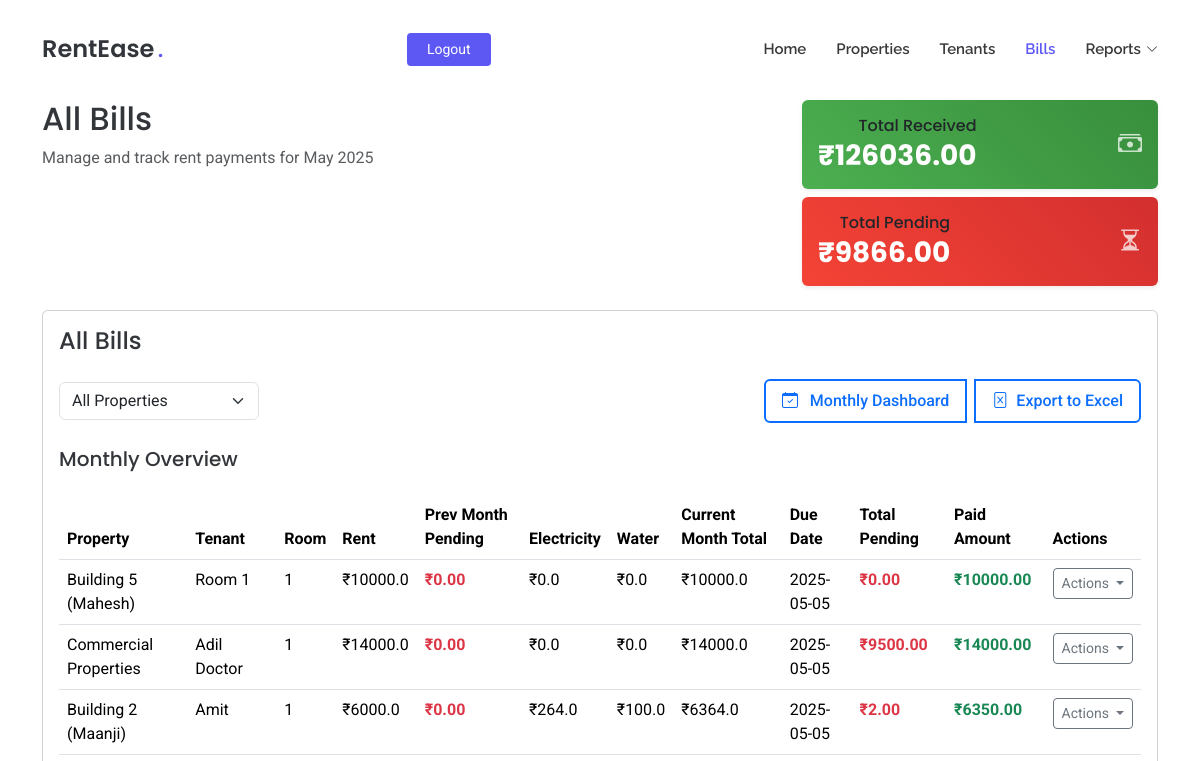
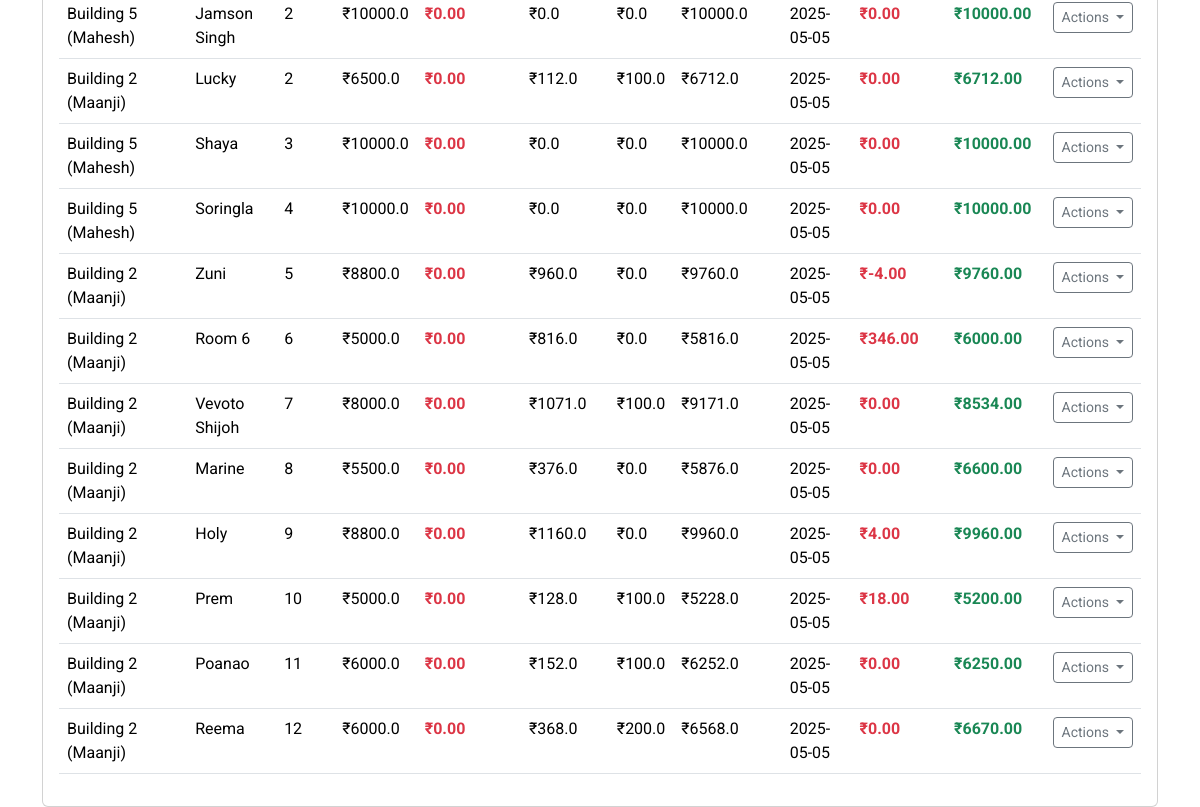
Before: /all-bills (signed in) with the older database file (2 pictures, top to bottom).
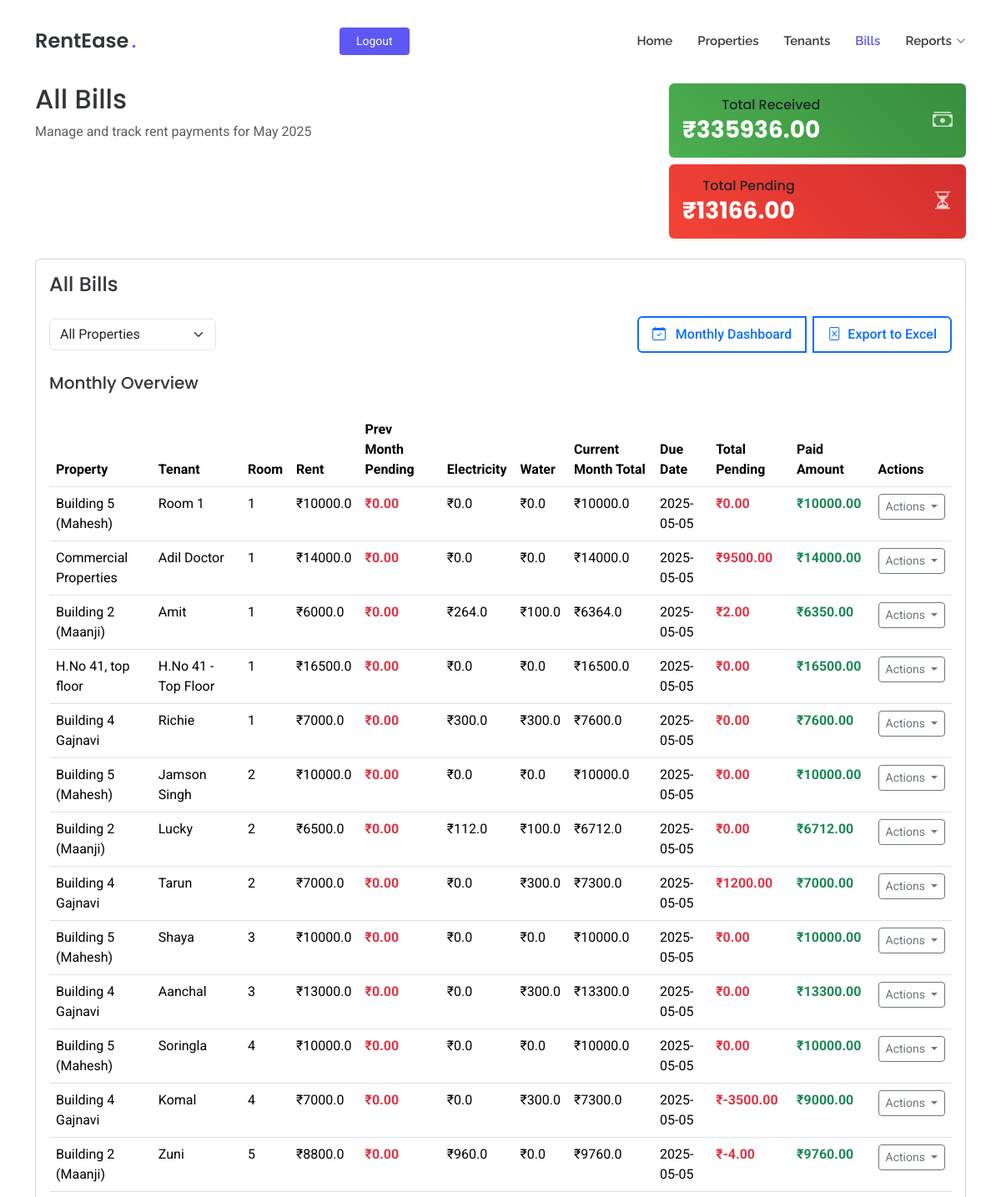
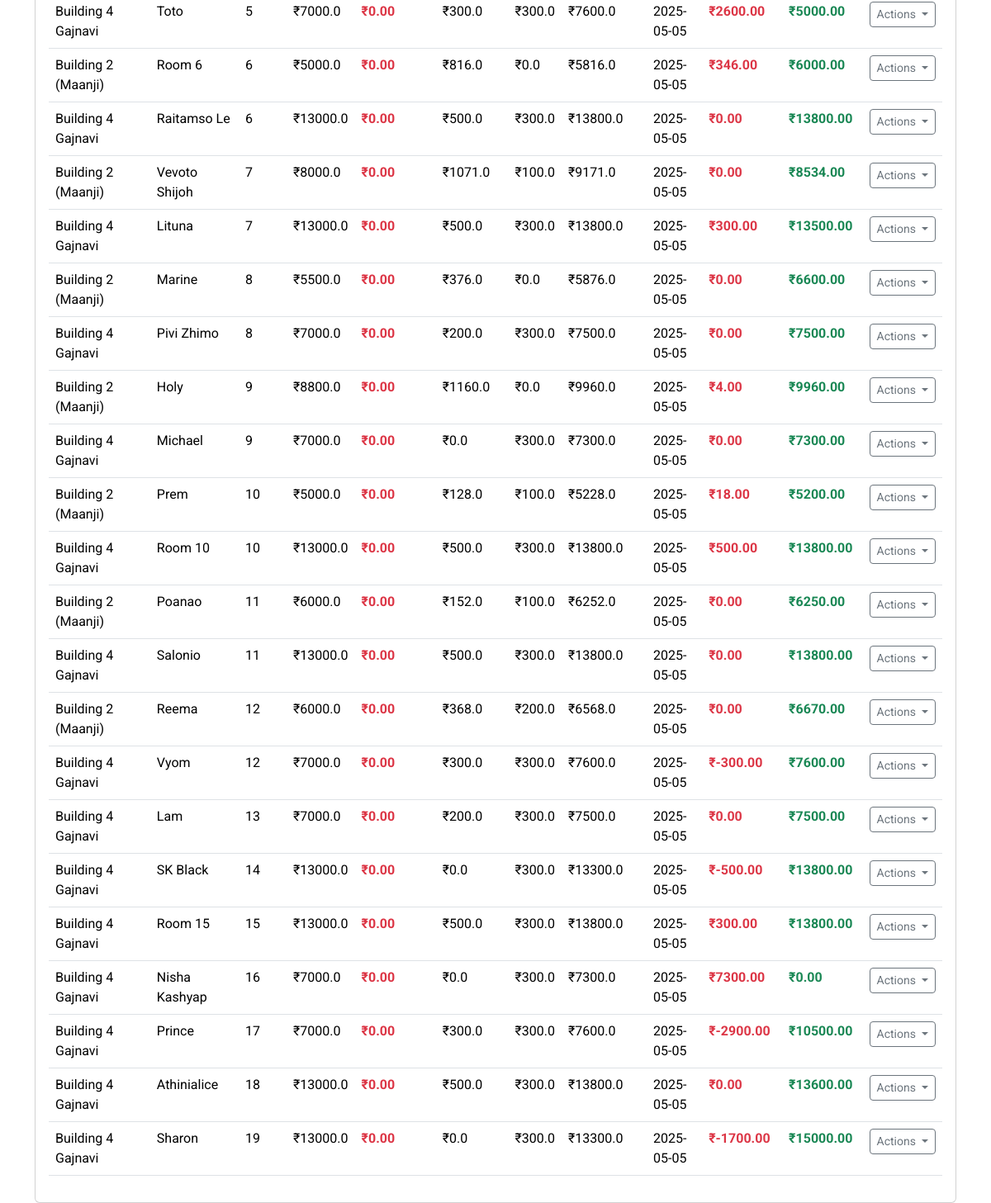
After: the same page with the newer database file (2 pictures, top to bottom).
### tables this page shows
CREATE TABLE tenants
                 (id INTEGER PRIMARY KEY AUTOINCREMENT,
                  name TEXT NOT NULL,
                  property_id INTEGER NOT NULL,
                  room_id INTEGER NOT NULL,
                  phone_number TEXT NOT NULL,
                  move_in_date DATE NOT NULL,
                  police_verification TEXT, email TEXT, move_out_date DATE,
                  FOREIGN KEY (property_id) REFERENCES properties (id),
                  FOREIGN KEY (room_id) REFERENCES rooms (id));

CREATE TABLE properties
                 (id INTEGER PRIMARY KEY AUTOINCREMENT,
                  name TEXT NOT NULL,
                  address TEXT NOT NULL,
                  user_id INTEGER NOT NULL,
                  FOREIGN KEY (user_id) REFERENCES users (id));

### app/routes.py (the view)
@app.route('/all-bills')
def all_bills():
    if 'user_id' not in session:
        return redirect(url_for('login'))
    conn = get_db()
    cursor = conn.cursor()
    cursor.execute('''
        SELECT
            p.name as property_name,
            t.name as tenant_name,
            r.room_number,
            rc.rent as rent_amount,
            COALESCE(SUM(CASE WHEN bp.payment_mode != 'penalty' THEN bp.amount ELSE 0 END), 0) as paid_amount,
            COALESCE((
                SELECT er.total_cost FROM electricity_readings er
                WHERE er.property_id = t.property_id
                  AND er.room_id = t.room_id
                  AND strftime('%Y-%m', er.reading_date) = strftime('%Y-%m', 'now')
                ORDER BY er.reading_date DESC LIMIT 1
            ), rc.electricity_charge) as electricity_rate,
            rc.water_charge as water_rate,
            t.id as tenant_id,
            t.move_in_date,
            CASE
                WHEN t.move_in_date <= date('now') THEN date('now', 'start of month', '+4 days')
                ELSE date(t.move_in_date, 'start of month', '+4 days')
            END as due_date,
            p.id as property_id,
            (rc.rent +
                COALESCE((
                    SELECT er.total_cost FROM electricity_readings er
                    WHERE er.property_id = t.property_id
                      AND er.room_id = t.room_id
                      AND strftime('%Y-%m', er.reading_date) = strftime('%Y-%m', 'now')
                    ORDER BY er.reading_date DESC LIMIT 1
                ), rc.electricity_charge)
                + rc.water_charge) as total_amount,
            CASE
                WHEN EXISTS (
                    SELECT 1
                    FROM bill_payments
                    WHERE tenant_id = t.id
                    AND strftime('%Y-%m', payment_date) = strftime('%Y-%m', date('now', '-1 month'))
                ) THEN ((rc.rent +
                    COALESCE((
                        SELECT er.total_cost FROM electricity_readings er
                        WHERE er.property_id = t.property_id
                          AND er.room_id = t.room_id
                          AND strftime('%Y-%m', er.reading_date) = strftime('%Y-%m', date('now', '-1 month'))
                        ORDER BY er.reading_date DESC LIMIT 1
                    ), rc.electricity_charge)
                    + rc.water_charge) - COALESCE((
                        SELECT SUM(amount)
                        FROM bill_payments
                        WHERE tenant_id = t.id
                        AND strftime('%Y-%m', payment_date) = strftime('%Y-%m', date('now', '-1 month'))
                    ), 0))
                    ELSE 0
            END as prev_month_pending,
            ((rc.rent +
                COALESCE((
                    SELECT er.total_cost FROM electricity_readings er
                    WHERE er.property_id = t.property_id
                      AND er.room_id = t.room_id
                      AND strftime('%Y-%m', er.reading_date) = strftime('%Y-%m', 'now')
                    ORDER BY er.reading_date DESC LIMIT 1
                ), rc.electricity_charge)
                + rc.water_charge) - COALESCE(SUM(bp.amount), 0)) as current_month_pending,
            (((rc.rent +
                COALESCE((
                    SELECT er.total_cost FROM electricity_readings er
                    WHERE er.property_id = t.property_id
                      AND er.room_id = t.room_id
                      AND strftime('%Y-%m', er.reading_date) = strftime('%Y-%m', 'now')
                    ORDER BY er.reading_date DESC LIMIT 1
                ), rc.electricity_charge)
                + rc.water_charge) - COALESCE(SUM(bp.amount), 0)) +
            CASE
                WHEN EXISTS (
                    SELECT 1
                    FROM bill_payments
                    WHERE tenant_id = t.id
                    AND strftime('%Y-%m', payment_date) = strftime('%Y-%m', date('now', '-1 month'))
                ) THEN ((rc.rent +
                    COALESCE((
                        SELECT er.total_cost FROM electricity_readings er
                        WHERE er.property_id = t.property_id
                          AND er.room_id = t.room_id
                          AND strftime('%Y-%m', er.reading_date) = strftime('%Y-%m', date('now', '-1 month'))
                        ORDER BY er.reading_date DESC LIMIT 1
                    ), rc.electricity_charge)
                    + rc.water_charge) - COALESCE((
                        SELECT SUM(amount)
                        FROM bill_payments
                        WHERE tenant_id = t.id
                        AND strftime('%Y-%m', payment_date) = strftime('%Y-%m', date('now', '-1 month'))
                    ), 0))
                    ELSE 0
            END) as total_pending
        FROM tenants t
        JOIN rooms r ON t.room_id = r.id
        JOIN properties p ON r.property_id = p.id
        JOIN room_configurations rc ON r.room_config_id = rc.id
        LEFT JOIN bill_payments bp ON t.id = bp.tenant_id
            AND strftime('%Y-%m', bp.payment_date) = strftime('%Y-%m', 'now')
        WHERE p.user_id = ?
        GROUP BY t.id
        ORDER BY r.room_number
    ''', (session['user_id'],))
    tenants = cursor.fetchall()
    total_stats = {
        'total': sum(tenant['total_amount'] for tenant in tenants),
        'paid': sum(tenant['paid_amount'] for tenant in tenants),
        'pending': sum(tenant['total_pending'] for tenant in tenants)
    }
    today = datetime.now()
    months = []
    monthly_totals = {}
    for i in range(6):
        month_date = today - timedelta(days=30*i)
        year = month_date.year
        month = month_date.month
        cursor.execute('''
            SELECT
                COALESCE(SUM(bp.amount), 0) as paid_amount,
                COUNT(DISTINCT t.id) * (rc.rent + rc.electricity_charge + rc.water_charge) as expected_total
            FROM tenants t
            JOIN rooms r ON t.room_id = r.id
            JOIN properties p ON r.property_id = p.id
            JOIN room_configurations rc ON r.room_config_id = rc.id
            LEFT JOIN bill_payments bp ON t.id = bp.tenant_id
                AND strftime('%Y', bp.payment_date) = ?
                AND strftime('%m', bp.payment_date) = ?
            WHERE p.user_id = ?
        ''', (str(year), f"{month:02d}", session['user_id']))
        result = cursor.fetchone()
        monthly_totals[f"{year}-{month:02d}"] = {
            'paid': result['paid_amount'] if result else 0,
            'pending': (result['expected_total'] - result['paid_amount']) if result else 0
        }
        months.append(month_date)
    properties = cursor.execute('''
        SELECT id, name
        FROM properties
        WHERE user_id = ?
    ''', (session['user_id'],)).fetchall()
    today_date = today.strftime('%Y-%m-%d')
    conn.close()
    return render_template('all_bills.html',
                         tenants=tenants,
                         total_stats=total_stats,
                         months=months,
                         monthly_totals=monthly_totals,
                         properties=properties,
                         today_date=today_date,
                         total_pending=total_stats['pending'],
                         current_month=today.strftime('%B %Y'))

### app/routes.py (called while the page is built)
def get_db():
    conn = sqlite3.connect('rentease.db')
    conn.row_factory = sqlite3.Row
    return conn

### app/templates/all_bills.html (shortened to what the changed rows need)
<!DOCTYPE html>
<html lang="en">
<head>
  <link href="{{ url_for('static', filename='assets/vendor/bootstrap/css/bootstrap.min.css') }}" rel="stylesheet">
  <link href="{{ url_for('static', filename='assets/vendor/bootstrap-icons/bootstrap-icons.css') }}" rel="stylesheet">
  <link href="{{ url_for('static', filename='assets/vendor/aos/aos.css') }}" rel="stylesheet">
  <link href="{{ url_for('static', filename='assets/css/main.css') }}" rel="stylesheet">
</head>
<body class="index-page">
  <header id="header" class="header d-flex align-items-center fixed-top">
    <div class="container position-relative d-flex align-items-center justify-content-between">
      <a href="{{ url_for('index') }}" class="logo d-flex align-items-center me-auto me-xl-0">
        <h1 class="sitename">RentEase</h1><span>.</span>
      </a>
    </div>
  </header>
  <main class="main" style="margin-top: 100px;">
    <div class="container mt-5">
      <div class="row mb-4">
        <div class="col-md-8">
          <h2>All Bills</h2>
        </div>
        <div class="col-md-4 text-md-end">
          <div class="card border-0 shadow-sm mb-2" style="background: linear-gradient(45deg, #4CAF50, #388E3C);">
            <div class="card-body p-3">
              <div class="d-flex justify-content-between align-items-center">
                <div>
                  <h6 class="card-title mb-1 text-white-75">Total Received</h6>
                  <h3 class="mb-0 fw-bold text-white">₹{{ "%.2f"|format(tenants|sum(attribute='paid_amount')) }}</h3>
                </div>
              </div>
            </div>
          </div>
          <div class="card border-0 shadow-sm" style="background: linear-gradient(45deg, #F44336, #D32F2F);">
            <div class="card-body p-3">
              <div class="d-flex justify-content-between align-items-center">
                <div>
                  <h6 class="card-title mb-1 text-white-75">Total Pending</h6>
                  <h3 class="mb-0 fw-bold text-white">₹{{ "%.2f"|format(total_pending) }}</h3>
                </div>
              </div>
            </div>
          </div>
        </div>
      </div>
      <div class="card">
        <div class="card-body">
          <div class="table-responsive">
            <table class="table table-hover" id="billsTable">
              <thead>
                <tr>
                  <th>Property</th>
                  <th>Tenant</th>
                  <th>Room</th>
                  <th>Rent</th>
                  <th>Prev Month Pending</th>
                  <th>Electricity</th>
                  <th>Water</th>
                  <th>Current Month Total</th>
                  <th>Due Date</th>
                  <th>Total Pending</th>
                  <th>Paid Amount</th>
                  <th>Actions</th>
                </tr>
              </thead>
              <tbody>
                {% for tenant in tenants %}
                <tr data-property-id="{{ tenant.property_id }}">
                  <td>{{ tenant.property_name }}</td>
                  <td>{{ tenant.tenant_name }}</td>
                  <td>{{ tenant.room_number }}</td>
                  <td>₹{{ tenant.rent_amount }}</td>
                  <td class="text-danger fw-bold">₹{{ "%.2f"|format(tenant.prev_month_pending) }}</td>
                  <td>₹{{ tenant.electricity_rate }}</td>
                  <td>₹{{ tenant.water_rate }}</td>
                  <td>₹{{ tenant.total_amount }}</td>
                  <td>{{ tenant.due_date }}</td>
                  <td class="text-danger fw-bold">₹{{ "%.2f"|format(tenant.total_pending) }}</td>
                  <td class="text-success fw-bold">₹{{ "%.2f"|format(tenant.paid_amount) }}</td>
                  <td>
                    <div class="dropdown">
                      <button class="btn btn-sm btn-outline-secondary dropdown-toggle" type="button" data-bs-toggle="dropdown">
                        Actions
                      </button>
                    </div>
                  </td>
                </tr>
                {% endfor %}
              </tbody>
            </table>
          </div>
        </div>
      </div>
    </div>
  </main>
</body>
</html>

Changed rows visible on the page:
added tenants: property_name "H.No 41, top floor", tenant_name "H.No 41 - Top Floor", room_number "1", rent_amount "16500.0", prev_month_pending "0.00", electricity_rate "0.0", water_rate "0.0", total_amount "16500.0", due_date "2025-05-05", total_pending "0.00", paid_amount "16500.00"
added tenants: property_name "Building 4 Gajnavi", tenant_name "Richie", room_number "1", rent_amount "7000.0", prev_month_pending "0.00", electricity_rate "300.0", water_rate "300.0", total_amount "7600.0", due_date "2025-05-05", total_pending "0.00", paid_amount "7600.00"
added tenants: property_name "Building 4 Gajnavi", tenant_name "Tarun", room_number "2", rent_amount "7000.0", prev_month_pending "0.00", electricity_rate "0.0", water_rate "300.0", total_amount "7300.0", due_date "2025-05-05", total_pending "1200.00", paid_amount "7000.00"
added tenants: property_name "Building 4 Gajnavi", tenant_name "Aanchal", room_number "3", rent_amount "13000.0", prev_month_pending "0.00", electricity_rate "0.0", water_rate "300.0", total_amount "13300.0", due_date "2025-05-05", total_pending "0.00", paid_amount "13300.00"
added tenants: property_name "Building 4 Gajnavi", tenant_name "Komal", room_number "4", rent_amount "7000.0", prev_month_pending "0.00", electricity_rate "0.0", water_rate "300.0", total_amount "7300.0", due_date "2025-05-05", total_pending "-3500.00", paid_amount "9000.00"
added tenants: property_name "Building 4 Gajnavi", tenant_name "Toto", room_number "5", rent_amount "7000.0", prev_month_pending "0.00", electricity_rate "300.0", water_rate "300.0", total_amount "7600.0", due_date "2025-05-05", total_pending "2600.00", paid_amount "5000.00"
added tenants: property_name "Building 4 Gajnavi", tenant_name "Raitamso Le", room_number "6", rent_amount "13000.0", prev_month_pending "0.00", electricity_rate "500.0", water_rate "300.0", total_amount "13800.0", due_date "2025-05-05", total_pending "0.00", paid_amount "13800.00"
added tenants: property_name "Building 4 Gajnavi", tenant_name "Lituna", room_number "7", rent_amount "13000.0", prev_month_pending "0.00", electricity_rate "500.0", water_rate "300.0", total_amount "13800.0", due_date "2025-05-05", total_pending "300.00", paid_amount "13500.00"
added tenants: property_name "Building 4 Gajnavi", tenant_name "Pivi Zhimo", room_number "8", rent_amount "7000.0", prev_month_pending "0.00", electricity_rate "200.0", water_rate "300.0", total_amount "7500.0", due_date "2025-05-05", total_pending "0.00", paid_amount "7500.00"
added tenants: property_name "Building 4 Gajnavi", tenant_name "Michael", room_number "9", rent_amount "7000.0", prev_month_pending "0.00", electricity_rate "0.0", water_rate "300.0", total_amount "7300.0", due_date "2025-05-05", total_pending "0.00", paid_amount "7300.00"
added tenants: property_name "Building 4 Gajnavi", tenant_name "Room 10", room_number "10", rent_amount "13000.0", prev_month_pending "0.00", electricity_rate "500.0", water_rate "300.0", total_amount "13800.0", due_date "2025-05-05", total_pending "500.00", paid_amount "13800.00"
added tenants: property_name "Building 4 Gajnavi", tenant_name "Salonio", room_number "11", rent_amount "13000.0", prev_month_pending "0.00", electricity_rate "500.0", water_rate "300.0", total_amount "13800.0", due_date "2025-05-05", total_pending "0.00", paid_amount "13800.00"
added tenants: property_name "Building 4 Gajnavi", tenant_name "Vyom", room_number "12", rent_amount "7000.0", prev_month_pending "0.00", electricity_rate "300.0", water_rate "300.0", total_amount "7600.0", due_date "2025-05-05", total_pending "-300.00", paid_amount "7600.00"
added tenants: property_name "Building 4 Gajnavi", tenant_name "Lam", room_number "13", rent_amount "7000.0", prev_month_pending "0.00", electricity_rate "200.0", water_rate "300.0", total_amount "7500.0", due_date "2025-05-05", total_pending "0.00", paid_amount "7500.00"
added tenants: property_name "Building 4 Gajnavi", tenant_name "SK Black", room_number "14", rent_amount "13000.0", prev_month_pending "0.00", electricity_rate "0.0", water_rate "300.0", total_amount "13300.0", due_date "2025-05-05", total_pending "-500.00", paid_amount "13800.00"
Other visible differences:
{{ "%.2f"|format(tenants|sum(attribute='paid_amount')) }}: "126036.00" → "335936.00"
{{ "%.2f"|format(total_pending) }}: "9866.00" → "13166.00"
